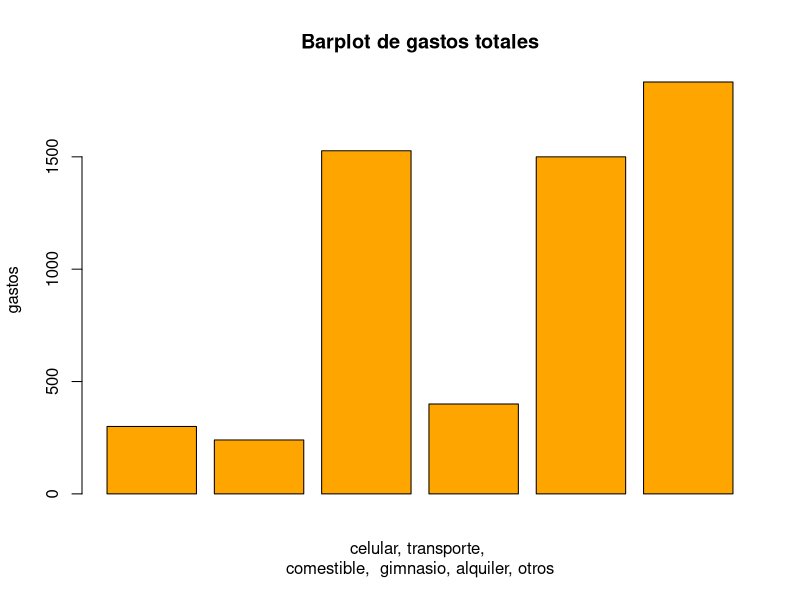

This figure's R source:
# Gastos totales
300 + 240 + 1527 + 400 + 1500 + 1833
celular <- 300
celular
transporte <- 240
transporte
comestibles <- 1527
comestibles
gimnasio <- 400
gimnasio
alquiler <- 1500
alquiler
otros <- 1833
otros
gastos <- c(celular, transporte, comestibles, gimnasio, alquiler, otros)
barplot(gastos, col = "orange", ylab = "gastos", xlab = "celular, transporte, 
comestible,  gimnasio, alquiler, otros",
        main = "Barplot de gastos totales")
Gastos <- c(celular + transporte + comestibles + gimnasio + alquiler + otros)
                                      

      